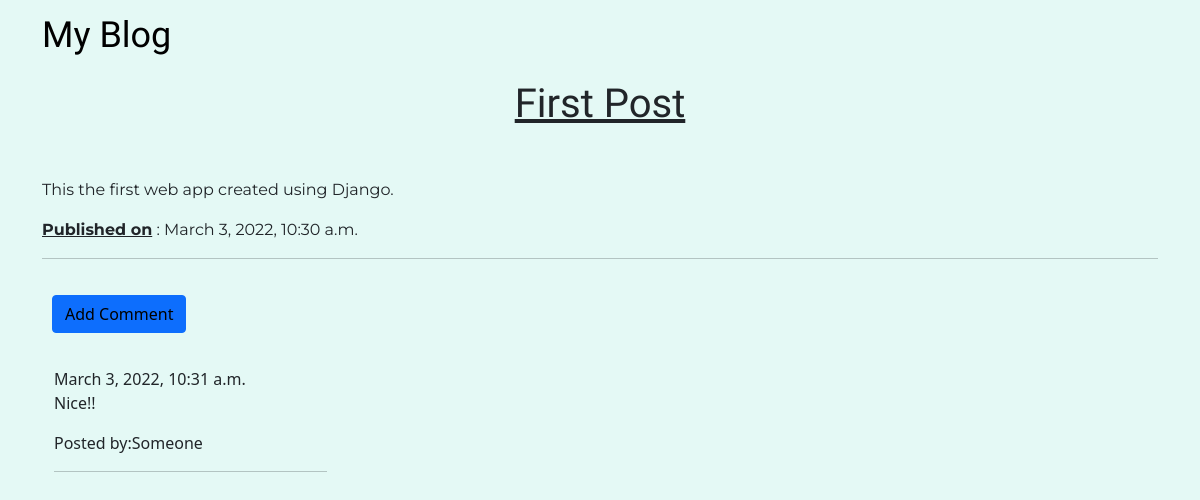
/post/5/, run on the app's committed database.
### blog/models.py (models this page shows, shortened)
class Post(models.Model):
    author = models.ForeignKey('auth.User',on_delete=models.CASCADE)
    title = models.CharField(max_length=200)
    text = models.TextField()
    created_date = models.DateTimeField(default=timezone.now)

class Comment(models.Model):
    post = models.ForeignKey('blog.Post', related_name='comments',on_delete=models.CASCADE)
    author = models.CharField(max_length=250)
    text = models.TextField()
    created_date = models.DateTimeField(default=timezone.now)
    approved_comment = models.BooleanField(default=False)

### blog/views.py (the view)
# urls.py: path('post/<int:pk>/',views.PostDetailView.as_view(),name='post_detail'),
class PostDetailView(DetailView):
    model = Post

### blog/templates/blog/post_detail.html (shortened to what this page needs)
{% extends "blog/base.html" %}
{% block body %}
<h1 class="posttitle">
    {{post.title}}
</h1>
<p class="postcontent">{{post.text}}</p>
 <div class="date postdate">
    <span style="text-decoration:underline;"><strong>Published on</strong></span> : {{ post.created_date }}
 </div>
<hr>
<a class="btn btn-primary btn-comment" href="{% url 'add_comment_to_post' pk=post.pk %}">Add Comment</a>
<div class="container">
{% for comment in post.comments.all %}
    <br>
    {% if user.is_authenticated or comment.approved_comment %}
        {{comment.created_date}}
        <p>{{comment.text}}</p>
        <p>Posted by:{{comment.author}}</p>
        <hr style="width:25%">
    {% endif %}
{% empty %}
    <p>No Comments!</p>
{% endfor %}
</div>
{% endblock %}

### blog/static/css/blog.css (style rules this page uses)
body { min-height: 100vh; display: flex; flex-direction: column; background-color: #E4F9F5; }
.posttitle { font-family: 'Russo One', sans-serif; font-size:2.5em; text-align:center; margin-bottom:50px; text-decoration: underline; }
.postcontent { font-family: 'Montserrat', sans-serif; }
.postdate { font-family: 'Montserrat', sans-serif; }
.btn-comment { margin-top: 20px; margin-bottom: 10px; color:black; margin-left: 10px; }

### data on the page
Post: title "First Post", text "This the first web app created using Django.", created_date "March 3, 2022, 10:30 a.m."
Comment: created_date "March 3, 2022, 10:31 a.m.", text "Nice!!", author "Someone"
